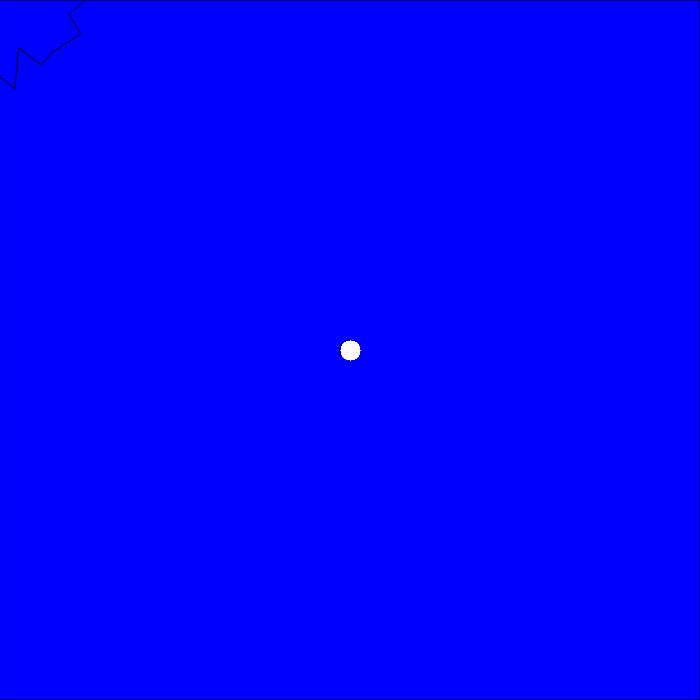
Frame 1 (no input)
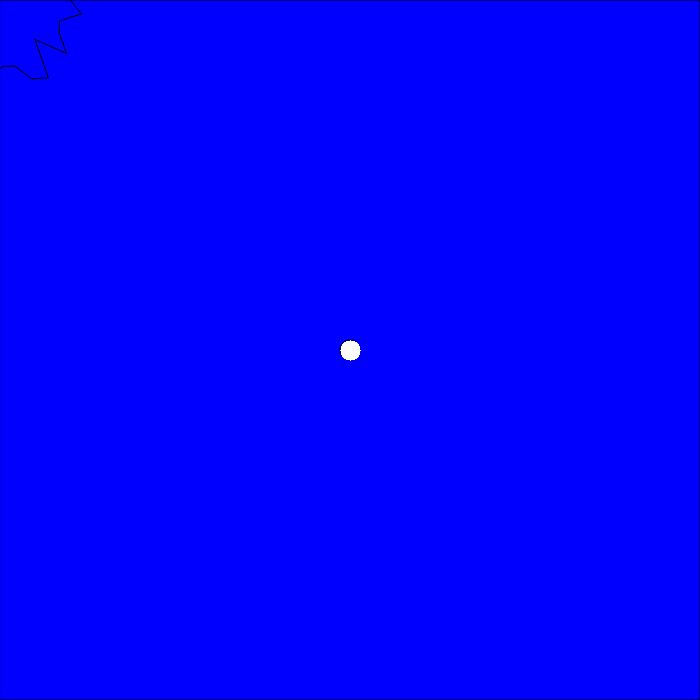
Frame 2 (the mouse pressed at the canvas centre, redrawn once)

The p5.js sketch that drew these frames (run headless with seeded random() and noise() and a simulated clock; the mouse was pressed at the canvas centre and the sketch redrawn once):

// p5.js sketch
// ── sketch.js
let mid = {};
let palette = [];
let bg;
function setup() {
  //960,720;
  createCanvas(700, 700);
  bg = color("#fff");
  background(bg);
  mid = {
    x: width / 2,
    y: height / 2
  };
  noLoop();
  setupSeed();
  pixelDensity(1);
}

function draw() {
  // choose an "impact point"
  // choose a bunch of random points going out from there around a circle
  // then connect them with lines?
  // "fill" the connected area with transparency so one can see layers underneath (later)
  // maybe make the connections more jagged
  new Layer({
    impactPosition: mid
  }).draw();
}

class Layer {
  constructor(options) {
    Object.assign(
      this,
      {
        impactPosition: { x: 0, y: 0 },
        fragment: {
          amount: {
            min: 30,
            max: 50
          },
          length: {
            min: 50,
            max: 100
          },
          stroke: () => {
            strokeWeight(1);
            stroke(color("#000"));
          },
          fill: () => {
            fill(color(0, 0, 0, 0));
          }
        },
        sky: {
          stroke: () => {
            noStroke();
          },
          fill: () => {
            fill(color("#dead00"));
          }
        }
      },
      options
    );
    this.surface = createGraphics(width, height);
  }
  draw() {
    this.drawSky();
    this.drawFragments();
    image(this.surface, 0, 0);
  }
  drawSky() {
    this.surface.fill("blue");
    this.surface.rect(0, 0, width, height);
  }
  drawFragments() {
    const { x, y } = { ...this.impactPosition };
    const { min, max } = { ...this.fragment.length };
    //this.fragment.stroke();
    //this.fragment.fill();
    const alphaC = color(0, 0);
    //this.surface.set(x, y, alphaC);
    // debugger;
    var ctx = this.surface.canvas.getContext("2d");
    ctx.beginPath();
    //ctx.fillMode = "rgb(0,0,0,0)";
    ctx.ellipse(x, y, min / 5, min / 5, 0, TWO_PI, false);

    const amounts = this.fragment.amount;
    const amountOfPoints = random(amounts.min, amounts.max);
    const points = this.polygonPoints(amountOfPoints);
    let amountDrawn = 0;
    points.map(point => {
      if (amountDrawn !== 0) {
        ctx.lineTo(point.x, point.y);
      }
      ctx.moveTo(point.x, point.y);
      amountDrawn++;
    });
    ctx.fill();
    ctx.stroke();

    for (let i = 0; i < width; i++) {
      for (let j = 0; j < height; j++) {
        if (ctx.isPointInPath(i, j)) {
          this.surface.set(i, j, alphaC);
          //console.log({ i, j });
        }
      }
    }
    // console.log(fragmentPath);
    //ctx.clip();
    //debugger;
    // this.surface.fill(alphaC);
    // this.surface.ellipse(x, y, max);
    this.surface.updatePixels();
    console.log(this.surface);
  }
  polygonPoints(numberOfPoints, { x = 0, y = 0, ao = 0 } = {}) {
    var angle = TWO_PI / numberOfPoints;
    const results = [];
    const { min, max } = { ...this.fragment.length };
    for (var a = 0; a < TWO_PI; a += angle) {
      let radius = random(min, max);
      var sx = x + cos(a + ao) * radius;
      var sy = y + sin(a + ao) * radius;
      results.push({ x: sx, y: sy });
    }
    return results;
  }
}

function setupSeed() {
  const fromLocation = new URL(document.location).searchParams.get("seed");
  if (fromLocation) {
    window.seed = parseFloat(fromLocation);
  } else {
    window.seed = ceil(random(0, 1000000));
  }
  console.log(window.seed);
  randomSeed(window.seed);
}

function randomFromArray(arr) {
  const i = Math.floor(random(0, arr.length));
  return arr[i];
}

function qp(name, def, customParser) {
  let value = new URL(document.location).searchParams.get(name);
  if (value === null || value === undefined || value === "") {
    value = def;
  }
  if (customParser) {
    value = customParser(value);
  } else {
    if (!isNaN(value)) {
      value = parseFloat(value);
    }
  }
  console.log("qp", name, value, def);
  return value;
}
function qpColor(name, def) {
  return qp(name, def, v => {
    if (v) {
      return "#" + v;
    }
    return v;
  });
}

function mouseReleased() {
  if (mouseReleased.isCurrentlyPaused) {
    console.log("resumed");
    mouseReleased.isCurrentlyPaused = false;
    return loop();
  }
  mouseReleased.isCurrentlyPaused = true;
  noLoop();
  console.log("paused");
}

function ca(c, a) {
  const result = color(c);
  if (a !== undefined) {
    result.setAlpha(a);
  }
  return result;
}

function randomColorFromPalette() {
  let x = randomFromArray(palette);
  x = x.levels;
  let r = color(x[0], x[1], x[2]);
  return r;
}

function randomFromArray(arr) {
  const i = Math.floor(random(0, arr.length));
  return arr[i];
}
